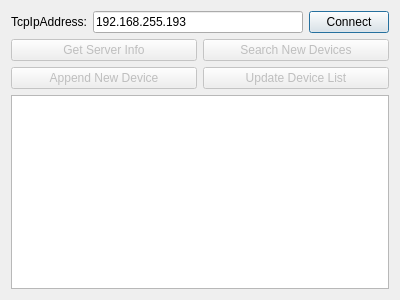
<?xml version="1.0" encoding="UTF-8"?>
<ui version="4.0">
 <class>MainDialog</class>
 <widget class="QDialog" name="MainDialog">
  <property name="geometry">
   <rect>
    <x>0</x>
    <y>0</y>
    <width>400</width>
    <height>300</height>
   </rect>
  </property>
  <property name="windowTitle">
   <string>Server Settings...</string>
  </property>
  <layout class="QVBoxLayout" name="verticalLayout">
   <item>
    <layout class="QHBoxLayout" name="horizontalLayout">
     <item>
      <widget class="QLabel" name="label">
       <property name="text">
        <string>TcpIpAddress:</string>
       </property>
      </widget>
     </item>
     <item>
      <widget class="QLineEdit" name="leTcpIpAddress">
       <property name="inputMask">
        <string>000.000.000.000;_</string>
       </property>
       <property name="text">
        <string>192.168.255.193</string>
       </property>
      </widget>
     </item>
     <item>
      <widget class="QPushButton" name="pbConnect">
       <property name="text">
        <string>Connect</string>
       </property>
       <property name="flat">
        <bool>false</bool>
       </property>
      </widget>
     </item>
    </layout>
   </item>
   <item>
    <layout class="QHBoxLayout" name="horizontalLayout_2">
     <item>
      <widget class="QPushButton" name="pbGetServerInfo">
       <property name="enabled">
        <bool>false</bool>
       </property>
       <property name="text">
        <string>Get Server Info</string>
       </property>
       <property name="flat">
        <bool>false</bool>
       </property>
      </widget>
     </item>
     <item>
      <widget class="QPushButton" name="pbSearchNewDevices">
       <property name="enabled">
        <bool>false</bool>
       </property>
       <property name="text">
        <string>Search New Devices</string>
       </property>
       <property name="flat">
        <bool>false</bool>
       </property>
      </widget>
     </item>
    </layout>
   </item>
   <item>
    <layout class="QHBoxLayout" name="horizontalLayout_3">
     <item>
      <widget class="QPushButton" name="pbAppendNewDevice">
       <property name="enabled">
        <bool>false</bool>
       </property>
       <property name="text">
        <string>Append New Device</string>
       </property>
       <property name="flat">
        <bool>false</bool>
       </property>
      </widget>
     </item>
     <item>
      <widget class="QPushButton" name="pbUpdateDeviceList">
       <property name="enabled">
        <bool>false</bool>
       </property>
       <property name="text">
        <string>Update Device List</string>
       </property>
       <property name="flat">
        <bool>false</bool>
       </property>
      </widget>
     </item>
    </layout>
   </item>
   <item>
    <widget class="QPlainTextEdit" name="teLog">
     <property name="readOnly">
      <bool>true</bool>
     </property>
    </widget>
   </item>
  </layout>
 </widget>
 <layoutdefault spacing="6" margin="11"/>
 <resources/>
 <connections/>
</ui>
